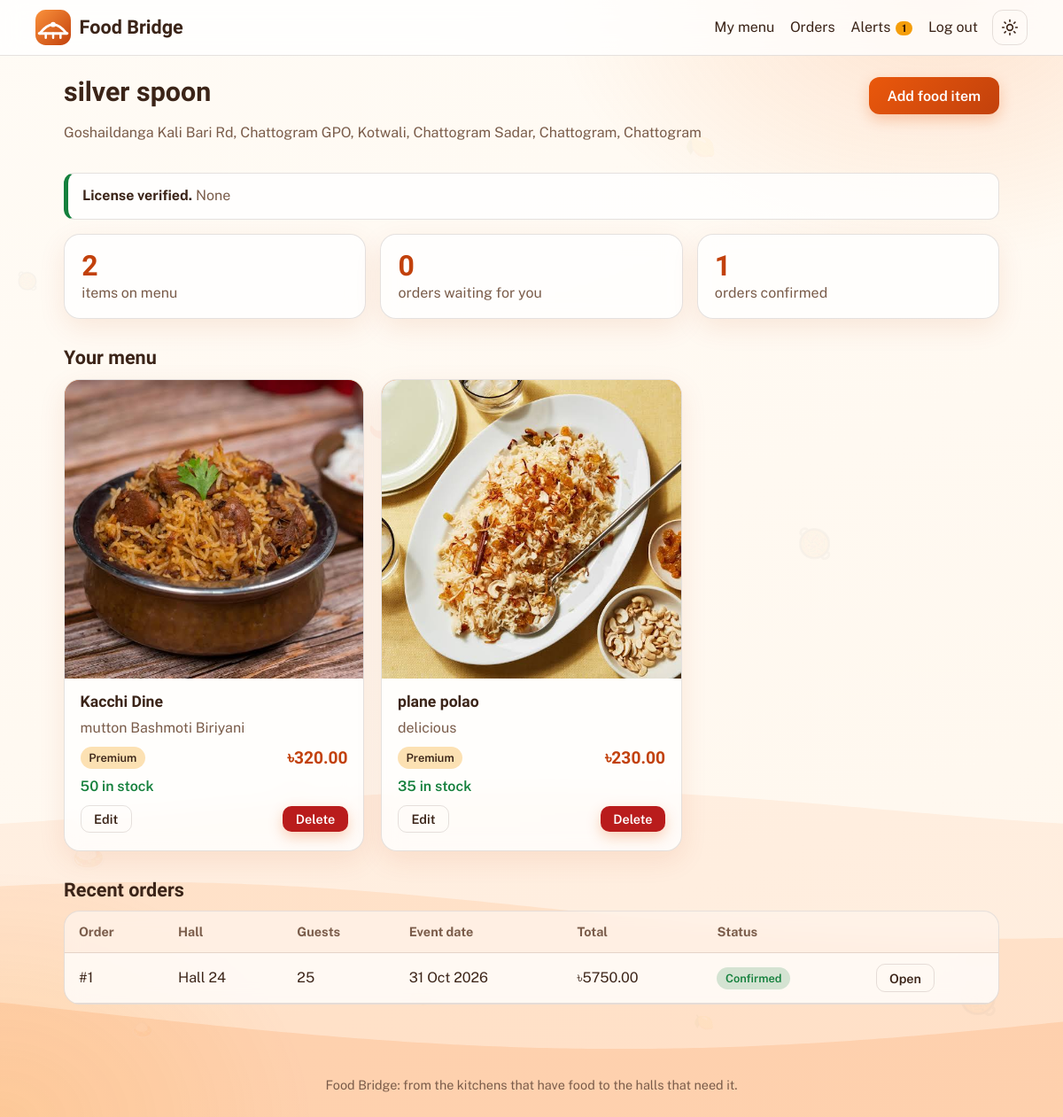
The app's page /restaurant/ (signed in) with its own data.
### core/models.py (models this page shows, shortened)
class LocationMixin(models.Model):
    division = models.ForeignKey(Division, on_delete=models.PROTECT, related_name="+")
    district = models.ForeignKey(District, on_delete=models.PROTECT, related_name="+")
    upazila = models.ForeignKey(Upazila, on_delete=models.PROTECT, related_name="+")
    thana = models.ForeignKey(Thana, on_delete=models.PROTECT, related_name="+")
    post_office = models.ForeignKey(PostOffice, on_delete=models.PROTECT, related_name="+")
    address = models.CharField(max_length=255, blank=True)
    class Meta:
        abstract = True
    @property
    def location_text(self):
        parts = [self.address, self.post_office.name, self.thana.name,
                 self.upazila.name, self.district.name, self.division.name]
        return ", ".join(p for p in parts if p)

class Restaurant(LocationMixin):
    owner = models.OneToOneField(User, on_delete=models.CASCADE, related_name="restaurant")
    name = models.CharField(max_length=120)
    phone = models.CharField(max_length=20, blank=True)
    description = models.TextField(blank=True)
    PENDING, VERIFIED, REJECTED = "pending", "verified", "rejected"
    VERIFICATION_CHOICES = [(PENDING, "Pending review"), (VERIFIED, "Verified"), (REJECTED, "Rejected")]
    trade_license_no = models.CharField(max_length=40, unique=True, null=True, blank=True)
    verification_status = models.CharField(max_length=10, choices=VERIFICATION_CHOICES, default=PENDING)
    verification_note = models.CharField(max_length=255, blank=True)
    verified_at = models.DateTimeField(null=True, blank=True)

class PostOffice(models.Model):
    thana = models.ForeignKey(Thana, on_delete=models.CASCADE, related_name="post_offices")
    name = models.CharField(max_length=80)
    class Meta:
        ordering = ["name"]
        unique_together = ("thana", "name")

class Thana(models.Model):
    upazila = models.ForeignKey(Upazila, on_delete=models.CASCADE, related_name="thanas")
    name = models.CharField(max_length=80)
    class Meta:
        ordering = ["name"]
        unique_together = ("upazila", "name")

class Upazila(models.Model):
    district = models.ForeignKey(District, on_delete=models.CASCADE, related_name="upazilas")
    name = models.CharField(max_length=80)
    class Meta:
        ordering = ["name"]
        unique_together = ("district", "name")

class District(models.Model):
    division = models.ForeignKey(Division, on_delete=models.CASCADE, related_name="districts")
    name = models.CharField(max_length=80)
    class Meta:
        ordering = ["name"]
        unique_together = ("division", "name")

class Division(models.Model):
    name = models.CharField(max_length=80, unique=True)
    class Meta:
        ordering = ["name"]

class FoodItem(models.Model):
    QUALITY_CHOICES = [("premium", "Premium"), ("standard", "Standard"), ("economy", "Economy")]
    restaurant = models.ForeignKey(Restaurant, on_delete=models.CASCADE, related_name="items")
    name = models.CharField(max_length=120)
    description = models.CharField(max_length=255, blank=True)
    quality = models.CharField(max_length=10, choices=QUALITY_CHOICES, default="standard")
    price = models.DecimalField(max_digits=10, decimal_places=2, help_text="Price per unit/plate (BDT)")
    quantity = models.PositiveIntegerField(default=0, help_text="Units currently in stock")
    image = models.ImageField(upload_to="foods/", blank=True)
    is_active = models.BooleanField(default=True, help_text="Show this item to customers")
    available_until = models.DateTimeField(null=True, blank=True,
                                           help_text="After this time the item's availability becomes zero")
    created_at = models.DateTimeField(auto_now_add=True)
    objects = FoodItemQuerySet.as_manager()
    class Meta:
        ordering = ["-created_at"]
    @property
    def is_expired(self):
        return self.available_until is not None and self.available_until <= timezone.now()
    @property
    def effective_quantity(self):
        return 0 if self.is_expired else self.quantity

class Order(models.Model):
    PENDING, CONFIRMED, REJECTED = "pending", "confirmed", "rejected"
    STATUS_CHOICES = [(PENDING, "Pending"), (CONFIRMED, "Confirmed"), (REJECTED, "Rejected")]
    hall = models.ForeignKey(ConventionHall, on_delete=models.CASCADE, related_name="orders")
    restaurant = models.ForeignKey(Restaurant, on_delete=models.CASCADE, related_name="orders")
    guests = models.PositiveIntegerField()
    event_date = models.DateField()
    note = models.TextField(blank=True)
    status = models.CharField(max_length=10, choices=STATUS_CHOICES, default=PENDING)
    total = models.DecimalField(max_digits=12, decimal_places=2, default=0)
    created_at = models.DateTimeField(auto_now_add=True)
    class Meta:
        ordering = ["-created_at"]

class ConventionHall(LocationMixin):
    owner = models.OneToOneField(User, on_delete=models.CASCADE, related_name="hall")
    name = models.CharField(max_length=120)
    phone = models.CharField(max_length=20, blank=True)

### core/views.py (the view)
# urls.py: path("restaurant/", views.restaurant_dashboard, name="restaurant_dashboard"),
@role_required(User.RESTAURANT)
def restaurant_dashboard(request):
    r = request.profile
    items = r.items.all()
    orders = r.orders.select_related("hall")
    ctx = {"restaurant": r, "items": items,
           "n_items": items.count(),
           "n_pending": orders.filter(status=Order.PENDING).count(),
           "n_confirmed": orders.filter(status=Order.CONFIRMED).count(),
           "recent_orders": orders[:5]}
    return render(request, "restaurant_dashboard.html", ctx)

### core/context_processors.py (called while the page is built)
def notifications(request):
    if request.user.is_authenticated:
        return {"unread_count": request.user.notifications.filter(is_read=False).count()}
    return {}

### core/views.py (called while the page is built)
def role_required(role):
    attr = "restaurant" if role == User.RESTAURANT else "hall"
    def decorator(view):
        @wraps(view)
        @login_required
        def wrapper(request, *args, **kwargs):
            profile = getattr(request.user, attr, None) if request.user.role == role else None
            if profile is None:
                if request.user.is_superuser:
                    return redirect("/admin/")
                messages.error(request, "You do not have access to that page.")
                return redirect("home")
            request.profile = profile
            return view(request, *args, **kwargs)
        return wrapper
    return decorator

### core/templates/restaurant_dashboard.html (shortened to what this page needs)
{% extends "base.html" %}
{% block content %}
<div class="page-head">
  <div><h2>{{ restaurant.name }}</h2><p class="muted">{{ restaurant.location_text }}</p></div>
  <a class="btn" href="{% url 'food_add' %}">Add food item</a>
</div>
{% if restaurant.verification_status == 'verified' %}
  <div class="banner verified"><b>License verified.</b> <span class="muted">{{ restaurant.trade_license_no }}</span></div>
{% elif restaurant.verification_status == 'rejected' %}
  <div class="banner rejected"><b>License could not be verified.</b>
    {{ restaurant.verification_note }} <a href="{% url 'restaurant_license' %}">Re-enter your license number</a></div>
{% endif %}
<div class="stats-row">
  <div class="glass stat"><b>{{ n_items }}</b><span>items on menu</span></div>
  <div class="glass stat"><b>{{ n_pending }}</b><span>orders waiting for you</span></div>
  <div class="glass stat"><b>{{ n_confirmed }}</b><span>orders confirmed</span></div>
</div>
<h3>Your menu</h3>
{% if items %}
<div class="grid">
  {% for f in items %}
  <article class="card glass {% if not f.is_active %}off{% endif %} {% if f.is_expired %}expired{% endif %}">
    <div class="thumb">{% if f.image %}<img src="{{ f.image.url }}" alt="{{ f.name }}">{% else %}<span>{{ f.name|slice:":1" }}</span>{% endif %}</div>
    <div class="card-body">
      <h4>{{ f.name }}</h4>
      <p class="muted">{{ f.description|default:"No description" }}</p>
      <div class="meta"><span class="badge q-{{ f.quality }}">{{ f.get_quality_display }}</span>
        <span class="price">&#2547;{{ f.price }}</span></div>
      <div class="meta"><span class="stock {% if f.effective_quantity < 10 %}low{% endif %}">{{ f.effective_quantity }} in stock</span>
        {% if not f.is_active %}<span class="muted">Hidden</span>{% endif %}</div>
      <div class="meta">
        <a class="btn ghost small" href="{% url 'food_edit' f.pk %}">Edit</a>
        <form method="post" action="{% url 'food_delete' f.pk %}" onsubmit="return confirm('Delete {{ f.name|escapejs }}?')">{% csrf_token %}<button class="btn danger small">Delete</button></form>
      </div>
    </div>
  </article>
  {% endfor %}
</div>
{% else %}<p class="empty">Your menu is empty. Add the first dish so halls can find you.</p>{% endif %}
<h3>Recent orders</h3>
{% include "_orders_table.html" with orders=recent_orders %}
{% endblock %}

### core/templates/base.html (shortened to what this page needs)
{% load static %}<!doctype html>
<html lang="en">
<head>
<link rel="stylesheet" href="{% static 'css/style.css' %}">
</head>
<body>
<header class="nav">
  <a class="brand" href="{% url 'home' %}">
    <span>Food Bridge</span>
  </a>
  <nav class="links" id="links">
    {% if user.is_authenticated %}
      {% if user.role == 'restaurant' %}
        <a href="{% url 'restaurant_dashboard' %}">My menu</a>
        <a href="{% url 'order_list' %}">Orders</a>
      {% else %}
        <a href="{% url 'hall_dashboard' %}">Dashboard</a>
        <a href="{% url 'find_restaurants' %}">New order</a>
        <a href="{% url 'order_list' %}">My orders</a>
      {% endif %}
      <a class="bell" href="{% url 'notifications' %}" aria-label="Notifications">Alerts{% if unread_count %}<b>{{ unread_count }}</b>{% endif %}</a>
      <form method="post" action="{% url 'logout' %}" class="inline">{% csrf_token %}<button class="link-btn">Log out</button></form>
    {% else %}
      <a href="{% url 'login' %}">Log in</a>
      <a class="btn small" href="{% url 'register' %}">Join Food Bridge</a>
    {% endif %}
  </nav>
  <button class="icon-btn" id="themeToggle" aria-label="Switch light or dark mode" title="Light / dark">
    <svg class="i-sun" width="20" height="20" viewBox="0 0 24 24" fill="none" stroke="currentColor" stroke-width="2" stroke-linecap="round"><circle cx="12" cy="12" r="4"/><path d="M12 2v2M12 20v2M4.9 4.9l1.4 1.4M17.7 17.7l1.4 1.4M2 12h2M20 12h2M4.9 19.1l1.4-1.4M17.7 6.3l1.4-1.4"/></svg>
  </button>
</header>
<main class="wrap">
  {% block content %}{% endblock %}
</main>
<footer class="foot">Food Bridge: from the kitchens that have food to the halls that need it.</footer>
</body>
</html>

### core/templates/_orders_table.html
{% if orders %}
<div class="table-wrap"><table>
  <thead><tr><th>Order</th><th>{% if user.role == 'restaurant' %}Hall{% else %}Restaurant{% endif %}</th><th>Guests</th><th>Event date</th><th>Total</th><th>Status</th><th></th></tr></thead>
  <tbody>
  {% for o in orders %}
    <tr>
      <td>#{{ o.pk }}</td>
      <td>{% if user.role == 'restaurant' %}{{ o.hall.name }}{% else %}{{ o.restaurant.name }}{% endif %}</td>
      <td>{{ o.guests }}</td><td>{{ o.event_date|date:"d M Y" }}</td>
      <td>&#2547;{{ o.total|floatformat:2 }}</td>
      <td><span class="badge {{ o.status }}">{{ o.get_status_display }}</span></td>
      <td><a class="btn ghost small" href="{% url 'order_detail' o.pk %}">Open</a></td>
    </tr>
  {% endfor %}
  </tbody>
</table></div>
{% else %}<p class="empty">No orders yet.</p>{% endif %}

### records on screen
Restaurant: name "silver spoon", location_text "Goshaildanga Kali Bari Rd, Chattogram GPO, Kotwali, Chattogram Sadar, Chattogram, Chattogram", trade_license_no "None"
FoodItem: image (picture), name "Kacchi Dine", description "mutton Bashmoti Biriyani", quality "Premium", price "320.00", effective_quantity "50"
FoodItem: image (picture), name "plane polao", description "delicious", quality "Premium", price "230.00", effective_quantity "35"
Order: pk "1", hall.name "Hall 24", guests "25", event_date "31 Oct 2026", total "5750.00", status "Confirmed"

### other values on screen
{{ unread_count }} "1"
{{ n_items }} "2"
{{ n_pending }} "0"
{{ n_confirmed }} "1"
